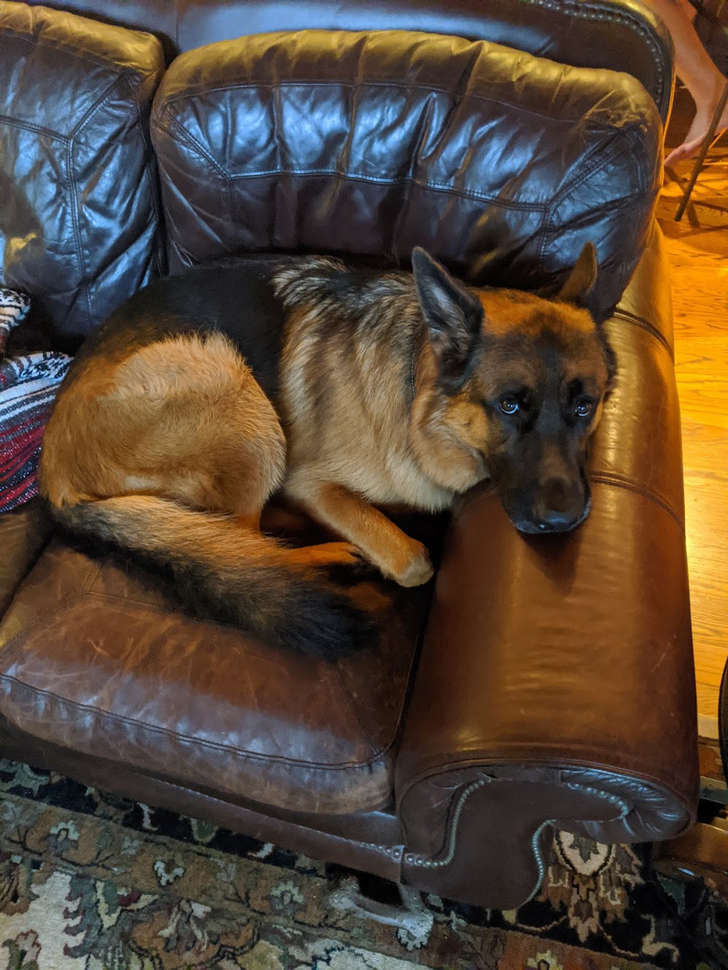
#> input picture CV-CS4476/ps0/q4-input.png, 728 x 970 px, shrunk from 997 x 1329 before the run, found by its file name
$ jupyter execute q4.ipynb
#> lines starting #> are read from the running program, lines starting #| are printed output that depends on the picture
[cell 1]
import os
import numpy as np
import imageio as im
from matplotlib import pyplot as plt
# from matplotlib import image as im

def rgb2gray(rgb):
  return np.dot(rgb[...,:3], [0.2989, 0.5870, 0.1140])


figure, axs = plt.subplots(3, 2, figsize=(15,15))
figure.subplots_adjust(left=0.125, bottom=0.1, right=0.9, top=0.9, wspace=0.2, hspace=0.3)

image = np.asarray(im.imread('q4-input.png')).astype(np.uint8)
#> image is the input picture: shape (970, 728, 3); mean R, G, B 86.2, 70.1, 55.1

swapped = np.zeros(np.shape(image))
swapped[:,:,0] = image[:,:,1]
swapped[:,:,1] = image[:,:,0]
swapped[:,:,2] = image[:,:,2]
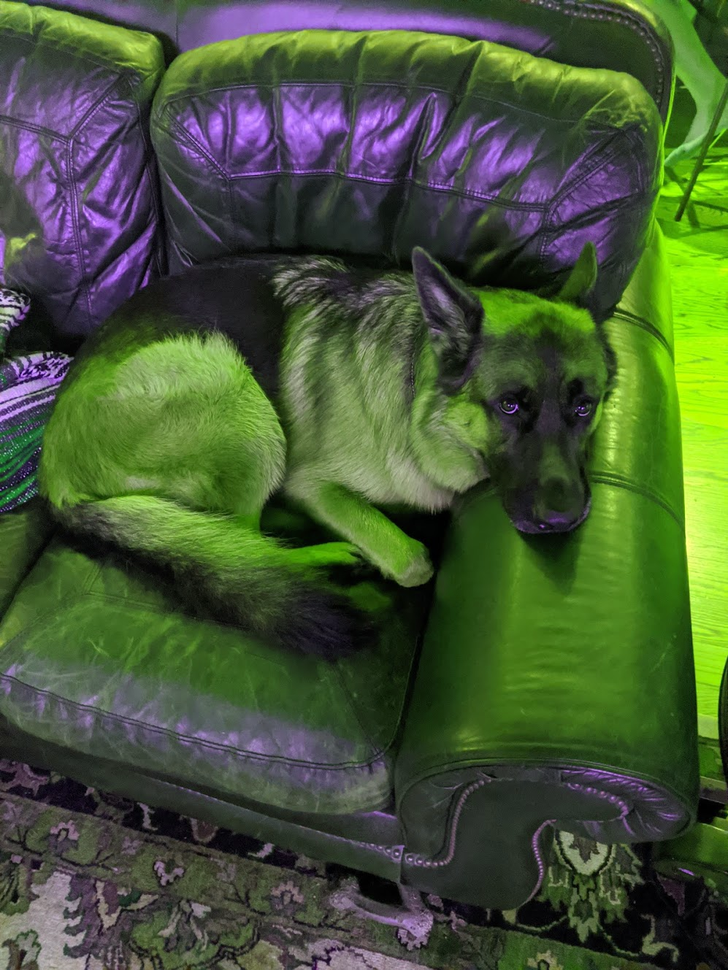
#> swapped: shape (970, 728, 3) float64; mean R, G, B 70.1, 86.2, 55.1
swapped = swapped.astype(np.uint8)
im.imsave('q4-output-swapped.png', swapped)
axs[0,0].set_title('Mac Red and Green Channels Swapped')
axs[0,0].imshow(swapped, interpolation = 'none')

grayscale = rgb2gray(image)
#> in rgb2gray, `return np.dot(rgb[...,:3], [0.2989, 0.5870, 0.1140])`:
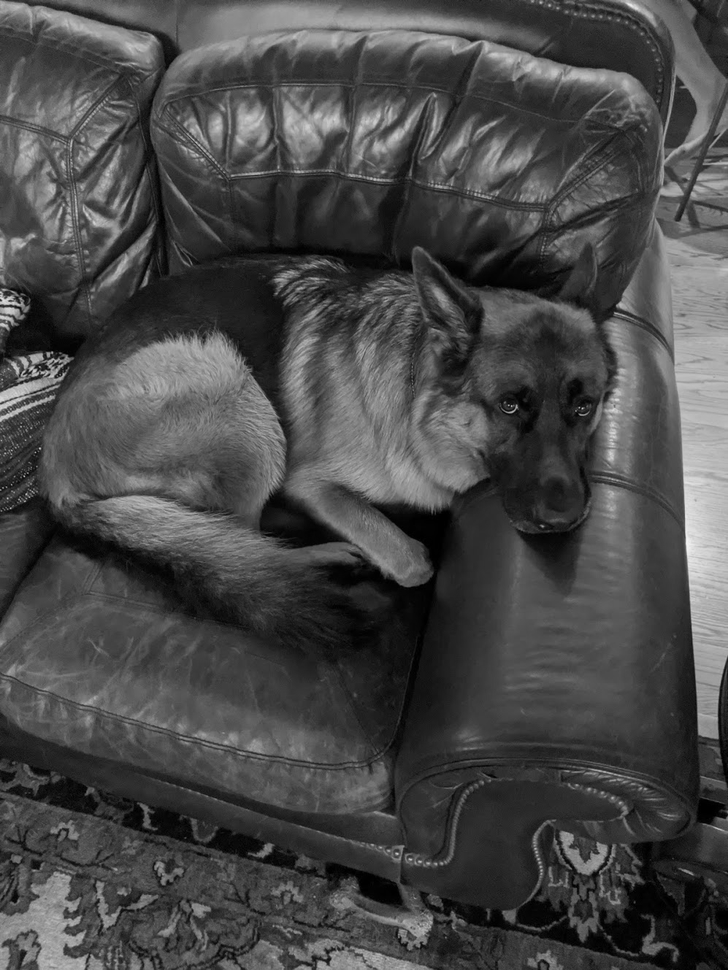
#> returned value: shape (970, 728) float64; min 0, max 242, mean 73.2
grayscale = grayscale.astype(np.uint8)
im.imsave('q4-output-grayscale.png', grayscale)
axs[0,1].set_title('Mac Grayscale')
axs[0,1].imshow(grayscale, cmap='gray', interpolation = 'none')

negative = 255 - grayscale
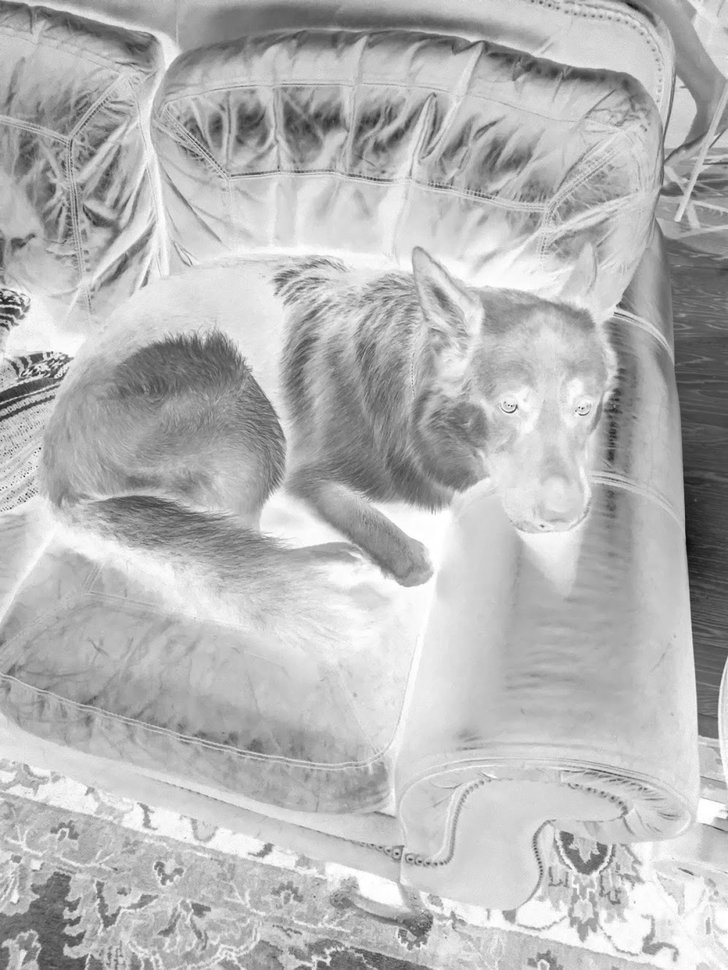
#> negative: shape (970, 728); min 14, max 255, mean 182.3
negative = negative.astype(np.uint8)
im.imsave('q4-output-negative.png', negative)
axs[1,0].set_title('Mac Negative')
axs[1,0].imshow(negative, cmap='gray', interpolation = 'none')

mirrored = grayscale[:, ::-1]
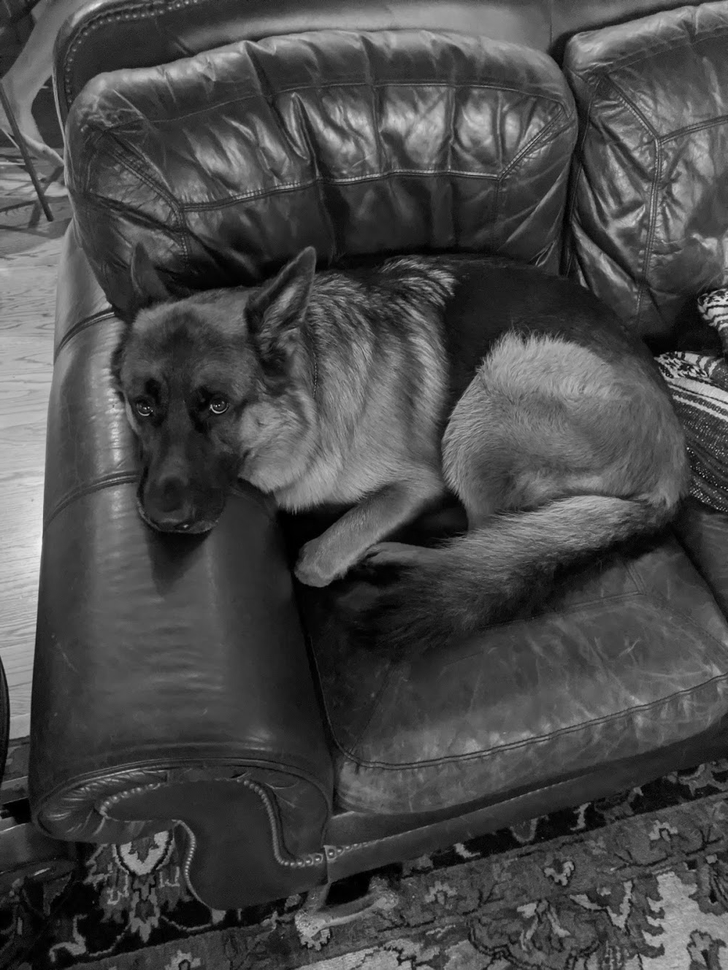
#> mirrored: shape (970, 728); min 0, max 241, mean 72.7
mirrored = mirrored.astype(np.uint8)
im.imsave('q4-output-mirror.png', mirrored)
axs[1,1].set_title('Mac Mirrored')
axs[1,1].imshow(mirrored, cmap='gray', interpolation = 'none')

# shouldnt be necessary but just in case
averaged = np.clip((rgb2gray(image) + mirrored) / 2, 0, 255)
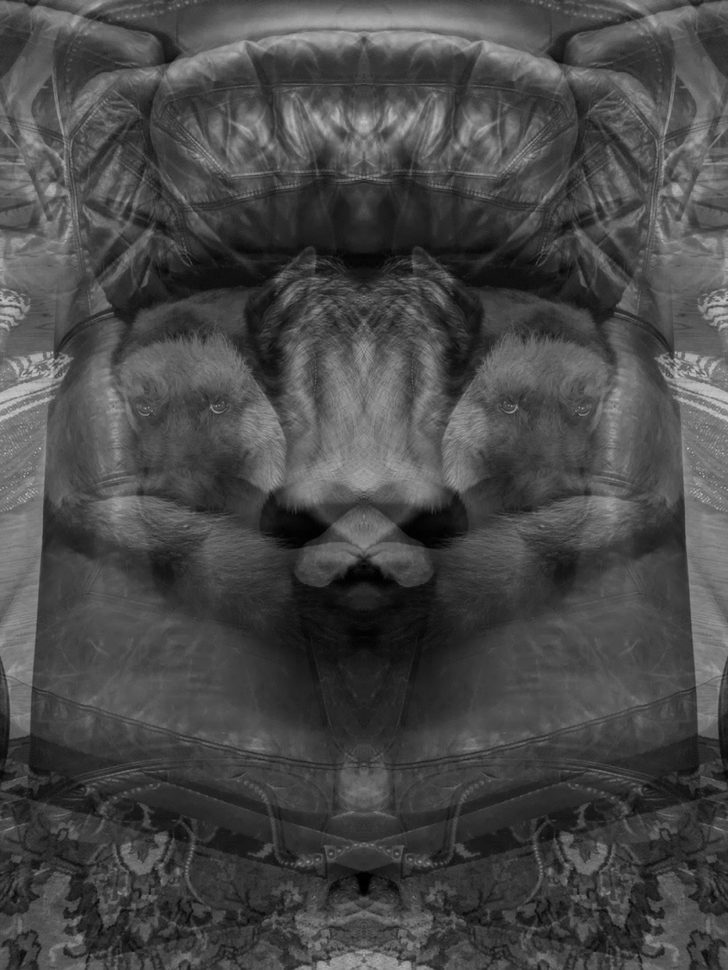
#> averaged: shape (970, 728) float64; min 0, max 196.1, mean 72.9
averaged = averaged.astype(np.uint8)
im.imsave('q4-output-average.png', averaged)
axs[2,0].set_title('Mac Averaged')
axs[2,0].imshow(averaged, cmap='gray', interpolation = 'none')

noise = np.random.randint(0, 255, np.shape(grayscale))
np.save('q4-noise.npy', noise)
noisy_image = np.clip(rgb2gray(image) + noise, 0, 255)
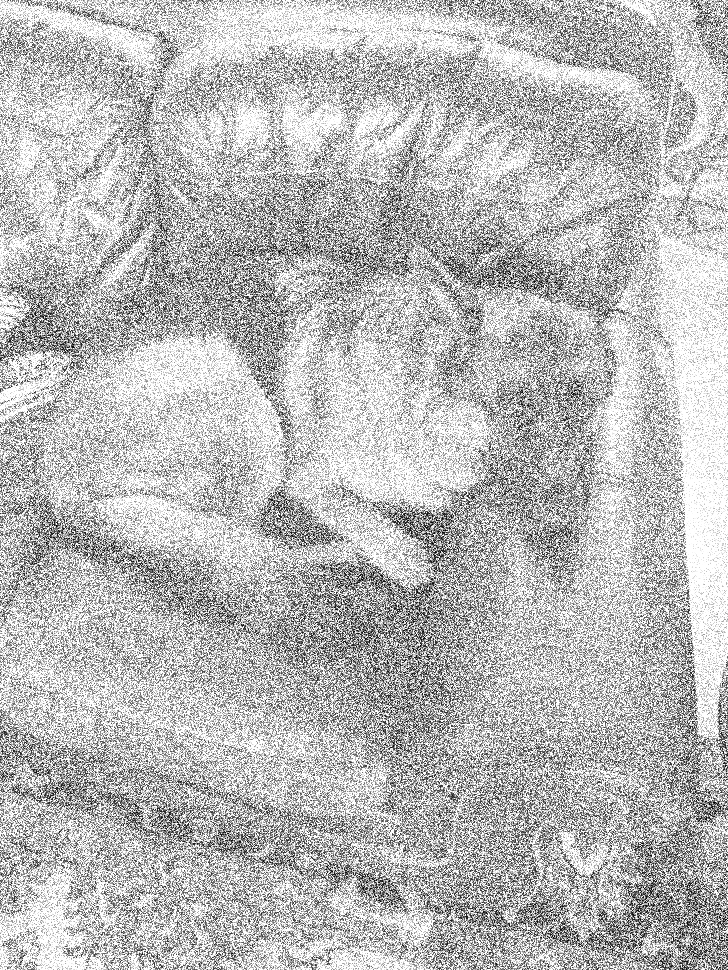
#> noisy_image: shape (970, 728) float64; min 0.712, max 255, mean 186.5
noisy_image = noisy_image.astype(np.uint8)
im.imsave('q4-output-noise.png', noisy_image)
axs[2,1].set_title('Mac Noisy')
axs[2,1].imshow(noisy_image, cmap='gray', interpolation = 'none')

figure.savefig('plots.png')
